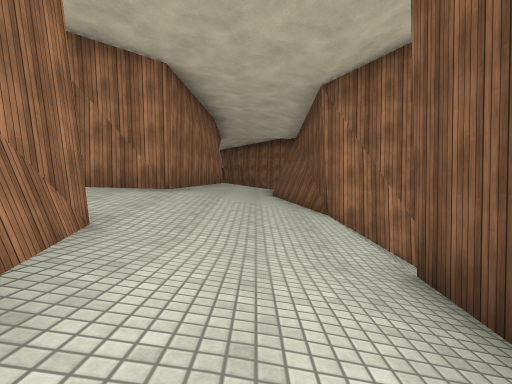
[1] (above)

15 first-person views from a walk through a Unity game level. The camera is 1.2 m above the floor, tilts 2° down and sees 80° across. The floor is counted in squares, 2 m on a side. Each view is taken from the middle of a square. On the plan, view 1 faces up. The plan holds only what a view shows up to about 9 squares ahead; the rest is blank. The place goes on beyond the plan. Surface patterns are stand-ins for the level's own textures.

[2]
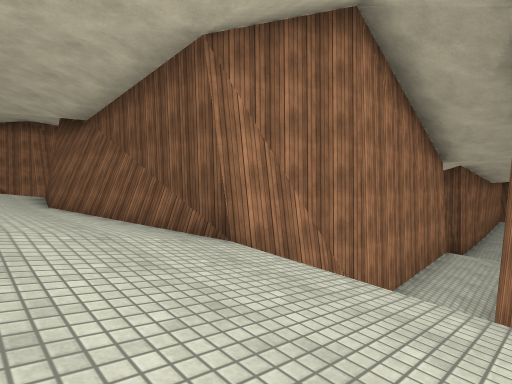

[3]
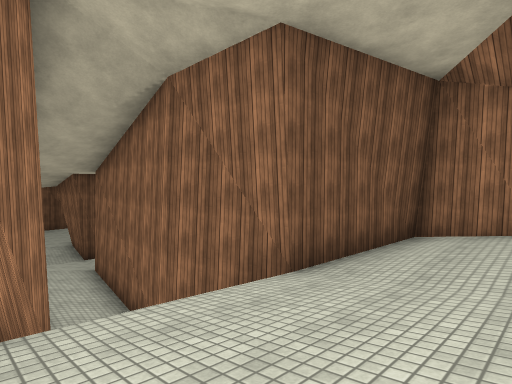

[4]
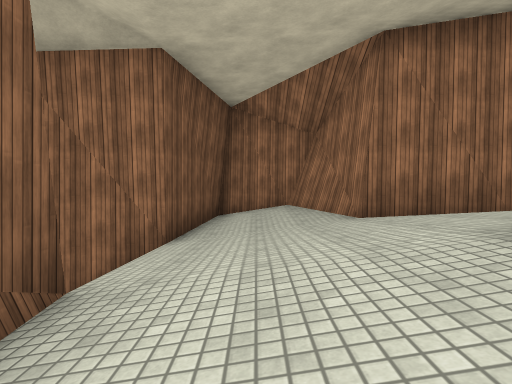

[5]
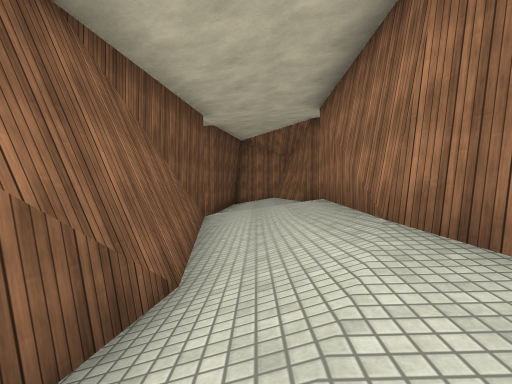

[6]
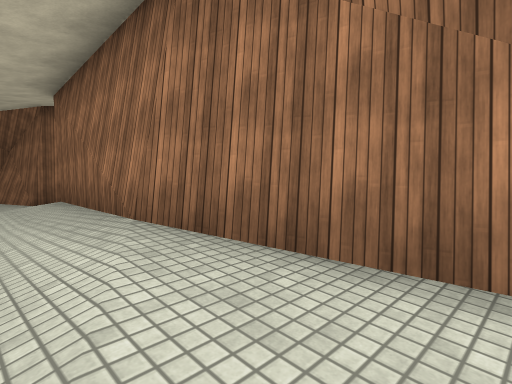

[7]
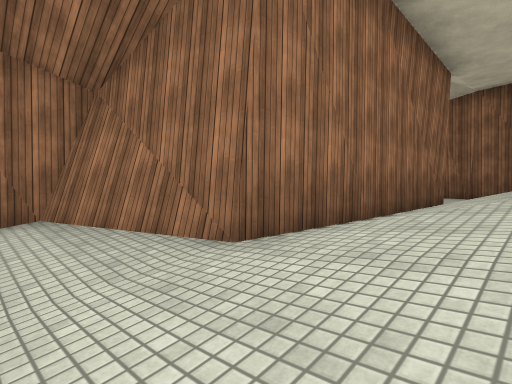

[8]
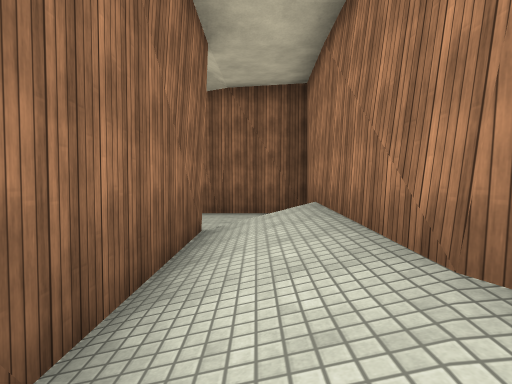

[9]
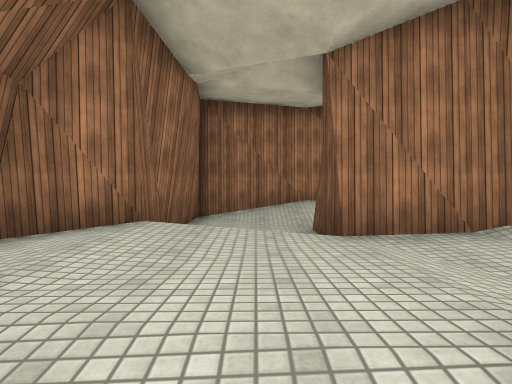

[10]
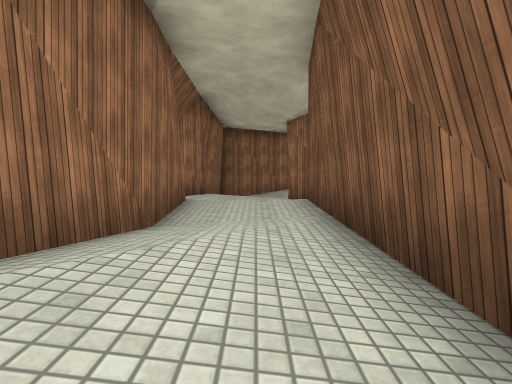

[11]
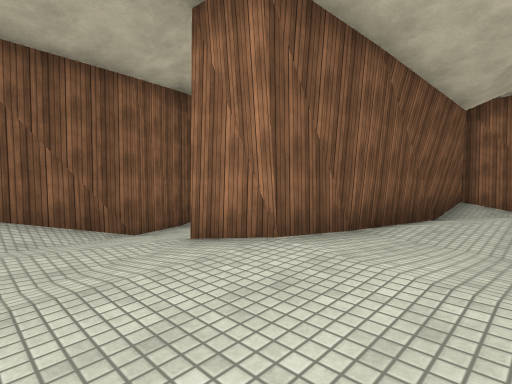

[12]
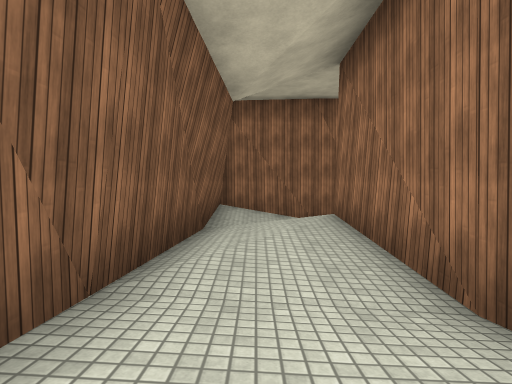

[13]
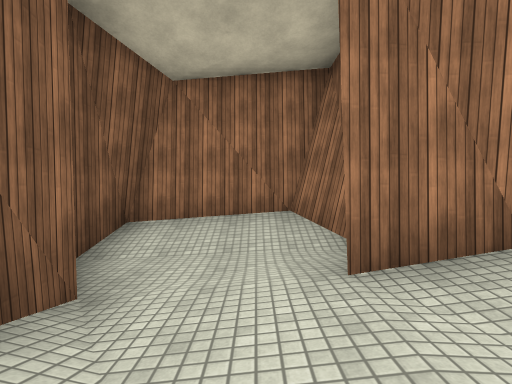

[14]
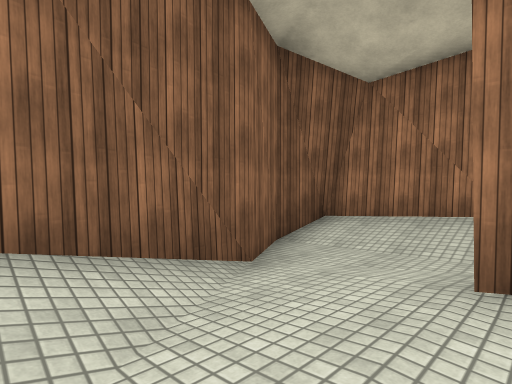

[15]
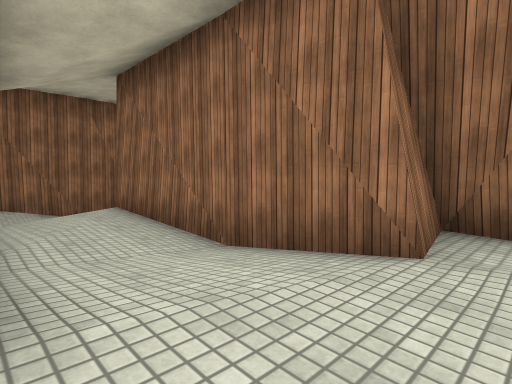

### Floor plan
Key: @ floor where view 1 was taken; # wall or solid block; . main floor; : floor 0.25 m higher than the main floor; - floor 0.25 m lower than the main floor; + floor 0.5 m higher than the main floor; _ floor 0.5 m lower than the main floor; * floor 0.75 m higher than the main floor; < floor 0.75 m lower than the main floor; ( floor 1 m lower than the main floor; ! floor 3.25 m lower than the main floor; ? floor 3.5 m lower than the main floor; / step, stairs or slope.
Columns run from 11 left of view 1 to 9 right of it. Each row starts with its distance up from view 1.
 14          #..
 13          #:/#
 12          #+/#
 11          #+/#
 10          #/-#
  9          #/-##
  8          #.-/#
  7          #../#
  6 ##     ###.._###
  5 #.######+:.-_//!####
  4 #../:::::.-_<  ///!!?
  3 #...######-<(#######/
  2 #/ ##    #-_(#
  1 #*+####  ##_(#
  0 **+++/##  #@##
 -1 +***++/#  ###
 -2 #***+:.#
 -3 #++##..##
 -4 #:+#////#
 -5 #++#####
 -6 #*+#
 -7 #*+#
 -8   :#
 -9   .#
-10  .##
-11 ###

Where each view was taken, in squares from view 1:
view 1: 0 up, 0 right, facing up
view 2: 3 up, 1 left, facing up-right
view 3: 6 up, 1 left, facing down-right
view 4: 8 up, 0 right, facing down
view 5: 14 up, 0 right, facing down
view 6: 14 up, 0 right, facing down-left
view 7: 5 up, 0 right, facing down-left
view 8: 4 up, 3 left, facing left
view 9: 3 down, 9 left, facing up
view 10: 8 down, 9 left, facing up
view 11: 0 up, 10 left, facing down-right
view 12: 2 down, 9 left, facing down
view 13: 0 up, 6 left, facing down
view 14: 0 up, 7 left, facing down-right
view 15: 1 down, 8 left, facing down-left
